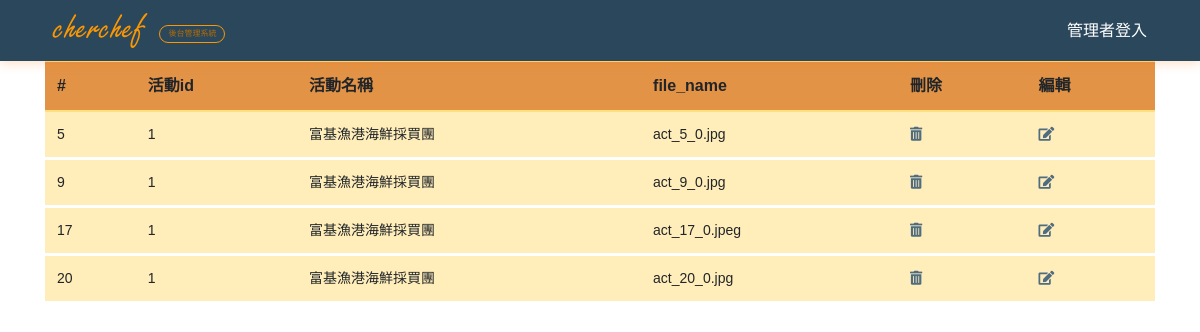
/Chef/activities_photo_search.php?search_input=富基漁港海鮮採買團&activities_sid=1, run on an earlier commit of the app's database.
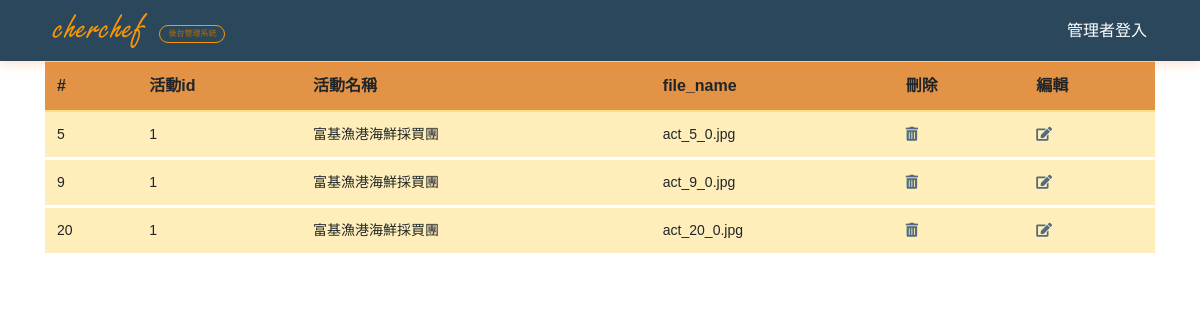
And on a later commit of the database.
### tables this page shows
CREATE TABLE `activities_photo` (
  `sid` int(11) NOT NULL,
  `activities_sid` int(11) NOT NULL,
  `file_name` varchar(255) NOT NULL
);

CREATE TABLE `activities` (
  `sid` int(11) NOT NULL,
  `name` varchar(255) NOT NULL,
  `chef` varchar(255) NOT NULL,
  `places` varchar(255) NOT NULL,
  `time` date NOT NULL,
  `duration` varchar(255) NOT NULL,
  `price` varchar(255) NOT NULL,
  `content` varchar(255) NOT NULL,
  `details` varchar(255) NOT NULL,
  `act_pics` varchar(255) NOT NULL,
  `u_limit` varchar(255) NOT NULL
);

### Chef/activities_photo_search.php (the view, shortened to what this page needs)
<?php
require __DIR__ . '/connect.php';
?>
<?php
if(isset($_POST['search_input']))
$set = $_POST['search_input'];
else if ($_GET['search_input'])
$set = $_GET['search_input'];
if ($set) {
        $show = "SELECT * FROM activities WHERE name LIKE '%$set%'";
        $result = $pdo->query($show);
        $r = $result->fetchAll(PDO::FETCH_ASSOC);
        ?>
<?php include __DIR__ . '/_html_header.php' ?>
<?php include __DIR__ . '/_navbar.php' ?>
<div class="container">
<table class="table table-warning table-hover">
    <thead class="bg-warning">
        <tr>
            <th scope="col">#</th>
            <th scope="col">活動id</th>
            <th scope="col">活動名稱</th>
            <th scope="col">file_name</th>
            <th scope="col">刪除</th>
            <th scope="col">編輯</th>
        </tr>
    </thead>
    <tbody>
        <?php foreach ($r as $ro) : ?>
        <?php
        $sid = $ro['sid'];
        $show2 = "SELECT * FROM activities_photo WHERE activities_sid = $sid";
        $result2 = $pdo->query($show2);
        $rows = $result2->fetchAll(PDO::FETCH_ASSOC);
        ?>
        <?php foreach ($rows as $row) : ?>
        <tr class="form_data_font_style">
            <td><?= $row['sid'] ?></td>
            <td><?= $row['activities_sid'] ?></td>
            <?php
            $stmt2 = $pdo->prepare("SELECT * FROM activities WHERE sid=?");
            $stmt2->execute([$row['activities_sid']]);
            $user = $stmt2->fetch(PDO::FETCH_ASSOC);
            ?>
            <td><?= $user['name'] ?></td>
            <td><?= $row['file_name'] ?></td>
            <td><a href="javascript: delete_it(<?= $row['sid'] ?>,'<?= $row['file_name'] ?>')"><i class="fas fa-trash-alt"></i></a></td>
            <td><a href="activities_photo_data_edit.php?sid=<?= $row['sid'] ?>"><i class="fas fa-edit"></i></a></td>
        </tr>
        <?php endforeach; ?>
        <?php endforeach; ?>
    </tbody>
</table>
<br>
</div>
<?php
}
?>
<?php include __DIR__ . '/_html_footer.php' ?>

What changed in the data, as far as the page shows it:
removed activities_photo: sid "17", activities_sid "1", activities.name "富基漁港海鮮採買團", file_name "act_17_0.jpeg"
